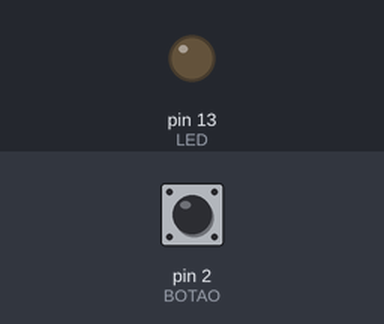
Simulated run of this sketch. Board: Arduino Uno, built with avr-gcc and run on an emulated ATmega328P. Parts: output pins drawn as LEDs (lit = HIGH). Inputs (shaded band) come from the test bench; at power-on: pin 2 (BOTAO) LOW.

Above: at 1.2 s.
1.3 s: pin 2 (BOTAO) pulled HIGH for 0.15 s
At 1.37 s:
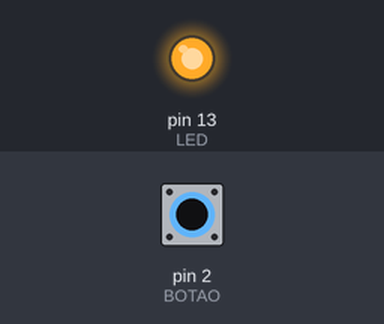
2.9 s: pin 2 (BOTAO) pulled HIGH for 3.2 s
At 6.9 s:
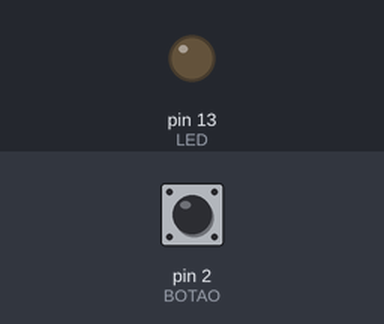
Timing chart, 0 to 8.4 s (numbered marks = the images above; inputs shaded):
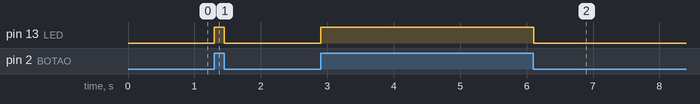

Measured:
- after the input at 1.3 s, pin 13 (LED): LOW → HIGH at once, → LOW 0.15 s later
- after the input at 2.9 s, pin 13 (LED): LOW → HIGH at once, → LOW 3.2 s later

The sketch:

copy_of_led_11.ino
```cpp
// C++ code
//
#define LED 13
#define BOTAO 2

int butState = 0;

void setup()
{
  pinMode(LED, OUTPUT);
  pinMode(BOTAO, INPUT);
}

void loop()
{
  butState = digitalRead(BOTAO);
  if (butState == HIGH) digitalWrite(LED,HIGH);
  else digitalWrite(LED,LOW);

  delay(10);
}
```
